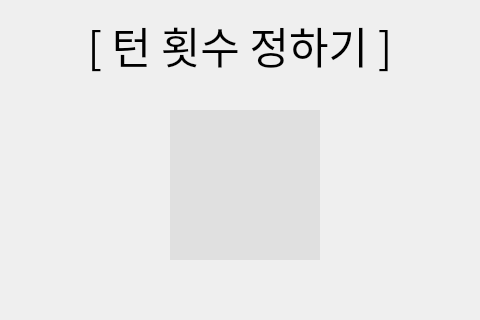
<?xml version="1.0" encoding="UTF-8"?>
<ui version="4.0">
 <class>Form</class>
 <widget class="QWidget" name="Form">
  <property name="geometry">
   <rect>
    <x>0</x>
    <y>0</y>
    <width>480</width>
    <height>320</height>
   </rect>
  </property>
  <property name="windowTitle">
   <string>Form</string>
  </property>
  <widget class="QLabel" name="label">
   <property name="geometry">
    <rect>
     <x>0</x>
     <y>10</y>
     <width>480</width>
     <height>71</height>
    </rect>
   </property>
   <property name="font">
    <font>
     <family>HyhwpEQ</family>
     <pointsize>32</pointsize>
    </font>
   </property>
   <property name="text">
    <string>[ 턴 횟수 정하기 ]</string>
   </property>
   <property name="alignment">
    <set>Qt::AlignCenter</set>
   </property>
  </widget>
  <widget class="QPushButton" name="btn_bluedice">
   <property name="geometry">
    <rect>
     <x>170</x>
     <y>110</y>
     <width>150</width>
     <height>150</height>
    </rect>
   </property>
   <property name="font">
    <font>
     <family>NanumSquareRound</family>
     <pointsize>48</pointsize>
     <weight>75</weight>
     <bold>true</bold>
    </font>
   </property>
   <property name="focusPolicy">
    <enum>Qt::NoFocus</enum>
   </property>
   <property name="styleSheet">
    <string notr="true">background-color: rgb(224, 224, 224);

border: none;</string>
   </property>
   <property name="text">
    <string/>
   </property>
  </widget>
 </widget>
 <resources/>
 <connections/>
</ui>
